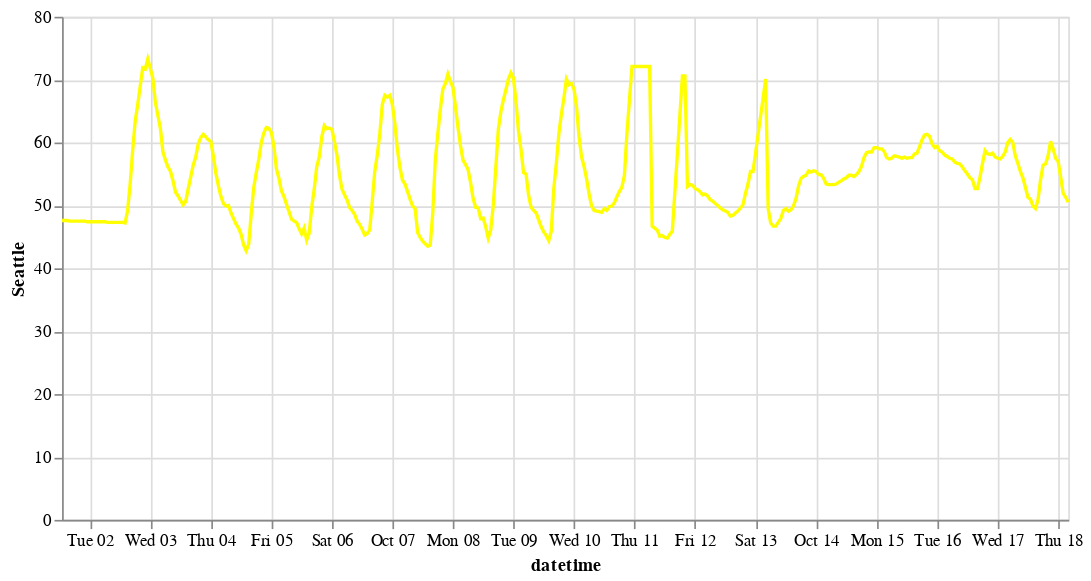

Here is the notebook cell this chart was saved with:
### Markdown cell above
Here is an example of the output produced by our `make_chart` function.

### Code cell
make_chart("Seattle", "yellow", base)

### Figure 1 — Vega-Lite specification as saved in the notebook (floating-point values rounded to 4 significant figures; data arrays with more than 128 entries replaced by an {"elided": "..."} marker saying what was removed)
{"config": {"view": {"continuousWidth": 400, "continuousHeight": 300}}, "data": {"name": "data-6c6b5ab0244876408b7e2cb558c90b16"}, "mark": "line", "encoding": {"color": {"value": "yellow"}, "x": {"field": "datetime", "type": "temporal"}, "y": {"field": "Seattle", "type": "quantitative"}}, "width": 600, "$schema": "https://vega.github.io/schema/vega-lite/v4.17.0.json", "datasets": {"data-6c6b5ab0244876408b7e2cb558c90b16": {"elided": "400 records"}}}
